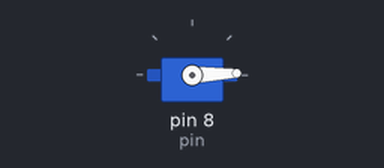
This sketch was run on a simulated Arduino Uno, built with avr-gcc and run on an emulated ATmega328P. On the bench: servo.

Above: at 0.05 s.
At 1.75 s:
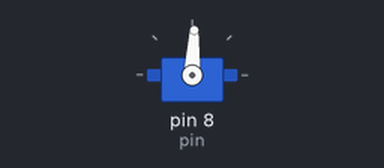
At 3.45 s:
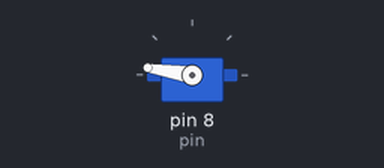
At 6.9 s:
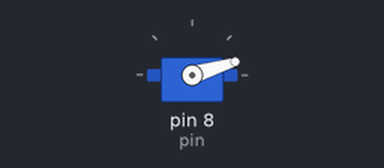
Timing chart, 0 to 9.4 s (numbered marks = the images above):
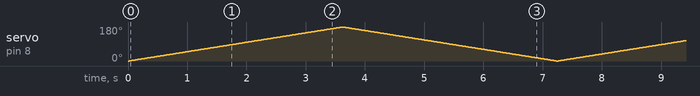

The sketch:

servo.ino
```cpp
#include<Servo.h>
Servo sv;
int pin = 8;

void setup() {
  sv.attach(pin);
}

void loop() {
  //1초 간격으로 작동
  /*sv.write(0);
  delay(500);
  sv.write(90);
  delay(500);*/

  //모터 회전
  for(int i=0; i<180; i++){
    sv.write(i);
    delay(20);
  }
  for(int i=180; i>=0; i--){
    sv.write(i);
    delay(20);
  }

}
```
